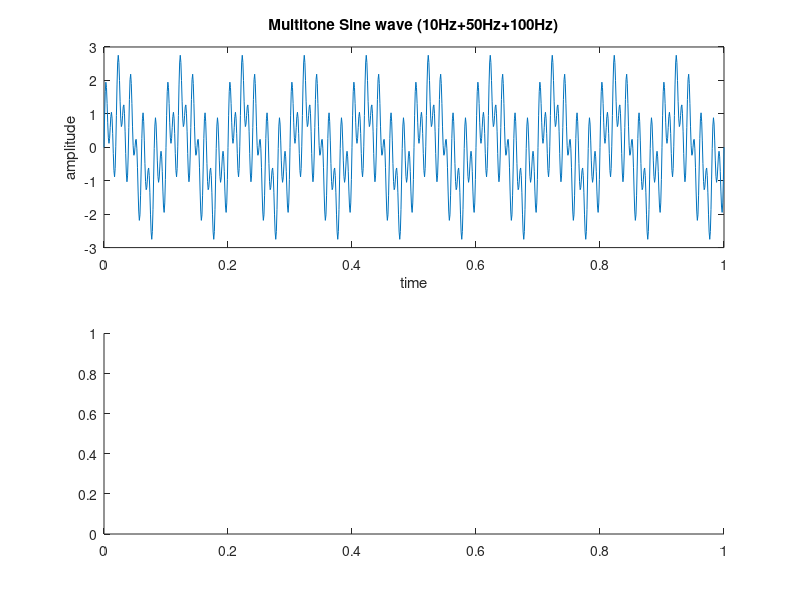

MATLAB code to generate this figure: (Note: this script raises an error after producing the figure.)
clc
clear
fs=1000;
t=0:1/fs:1;
f1=10;
f2=50;
f3=100;
x1=sin(2*pi*f1*t);
x2=sin(2*pi*f2*t);
x3=sin(2*pi*f3*t);
x4=x1+x2+x3;

subplot(2,1,1);
plot(t,x4);
title("Multitone Sine wave (10Hz+50Hz+100Hz)");
xlabel("time");
ylabel("amplitude");

subplot(2,1,2);
len=256;% lenght of window
window=hann(len);
overlap=len/2;% overlap percentage
nfft=256;%number of fft samples
spectrogram(x4,window,overlap,nfft);
title("Spectrograph");